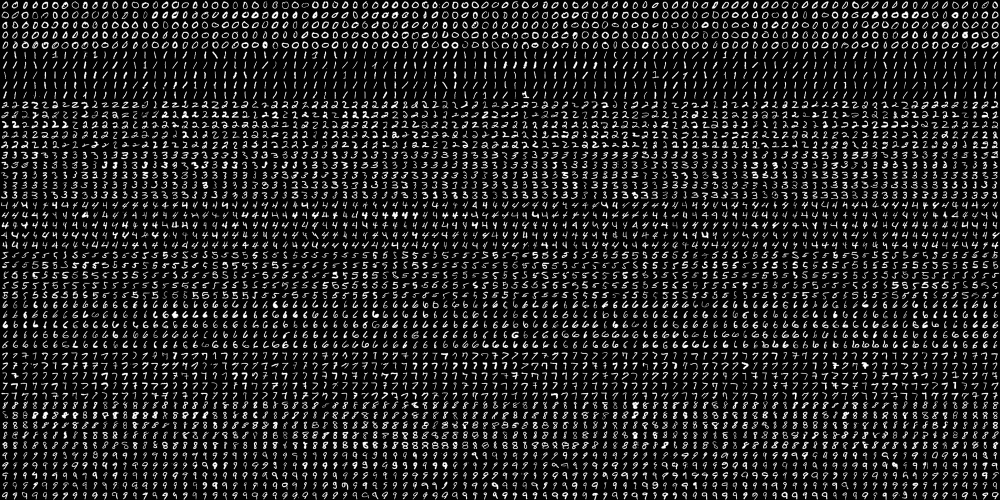
#> input picture digits.png, 2000 x 1000 px (shown at 1/2 size)
$ python svm.py
#> lines starting #> are read from the running program, lines starting #| are printed output that depends on the picture
import cv2
from cv2 import ml
import numpy as np

def Deskewd(image):
	SZ = 20
	affine_flags = cv2.WARP_INVERSE_MAP | cv2.INTER_LINEAR
	m = cv2.moments(image)
	if abs(m["mu02"] < 0.01):
		return image.copy()
	else:
		skew = m["mu11"] / m["mu02"]
		M = np.float32([[1,skew,(-0.5*SZ*skew)],[0,1,0]])
		img = cv2.warpAffine(image,M,(SZ,SZ),flags=affine_flags)
	return img

def HOG_desc(image):
	hog = cv2.HOGDescriptor("HOG.xml")
	des = hog.compute(image)
	return des

samples = cv2.imread("digits.png",0)
#> samples is the input picture: shape (1000, 2000); min 0, max 255, mean 33.8
samples = [np.hsplit(row,100) for row in np.vsplit(samples,50)]
#> samples = 50 items
train_des = [map(Deskewd,row) for row in samples]
#> train_des = 50 items
train_hog = [list(map(HOG_desc,row)) for row in train_des]
#> in Deskewd, `m = cv2.moments(image)`: m = moments, m00 16057, centre m10/m00, m01/m00 = (9.95, 9.55)
#> in Deskewd, `m = cv2.moments(image)`:
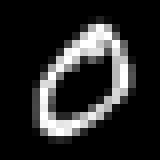
#> image: shape (20, 20) (shown 8 times larger); min 0, max 255, mean 40.1
#> in Deskewd, `skew = m["mu11"] / m["mu02"]`: skew = -0.347
#> in Deskewd, `M = np.float32([[1,skew,(-0.5*SZ*skew)],[0,1,0]])`: M = [[1, -0.347, 3.47], [0, 1, 0]]
#> in Deskewd, `img = cv2.warpAffine(image,M,(SZ,SZ),flags=affine_flags)`:
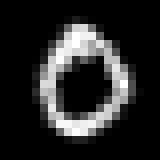
#> img: shape (20, 20) (shown 8 times larger); min 0, max 255, mean 40.1
#> (the run stopped early here; a loop or call above may not have finished)
